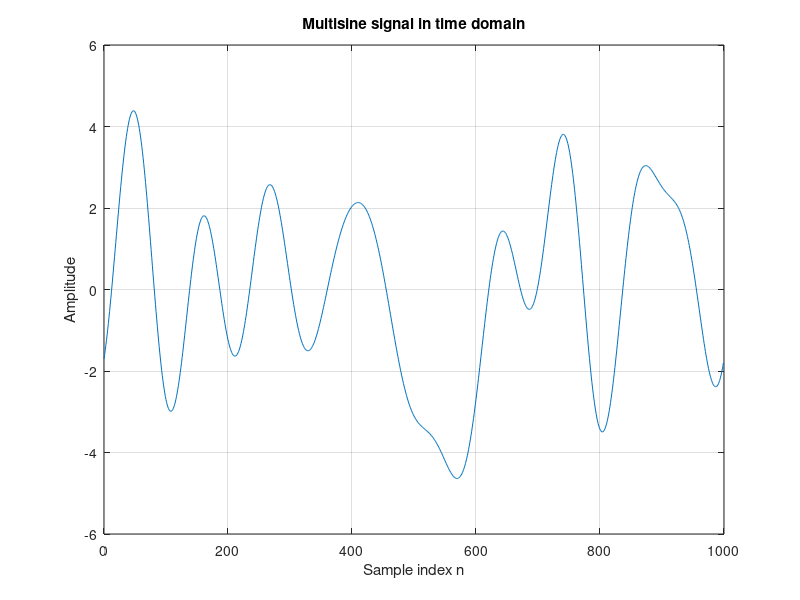
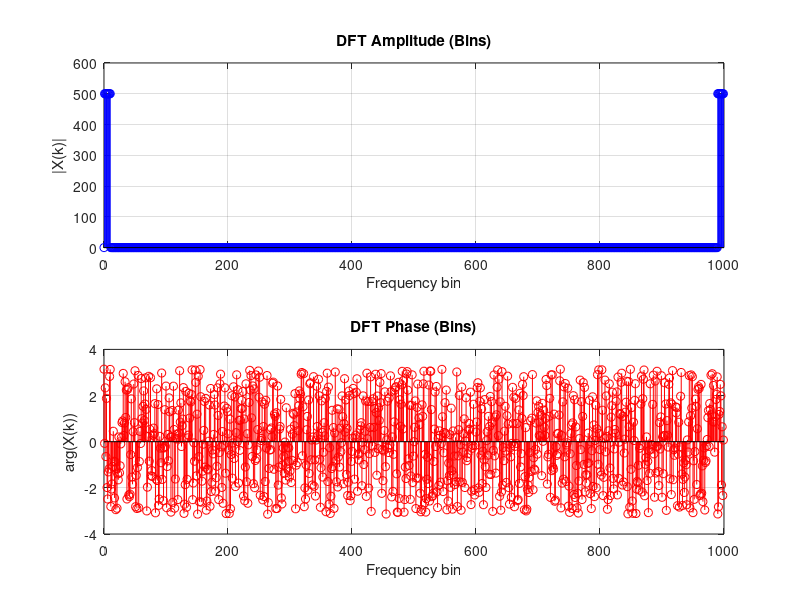
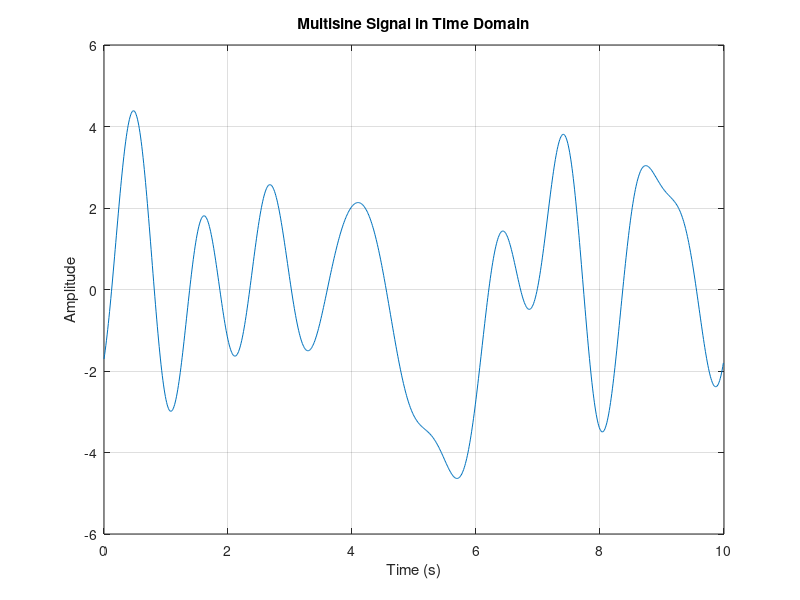
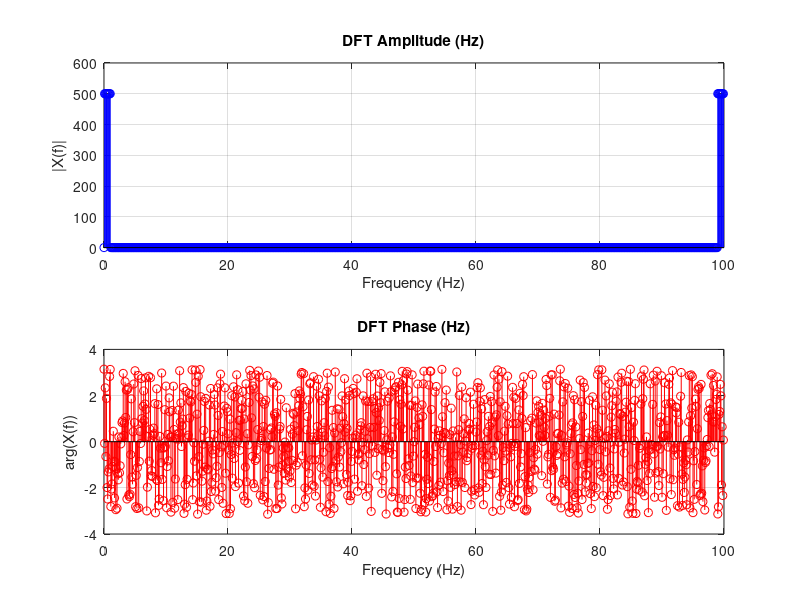

MATLAB code for these plots, in order:
%% PART 3 : TIME DOMAIN CONSTRUCTION OF A MULTISINE
clear all;
close all;
%% 1. Compute multisine
N = 1000;  % Number of samples
K = 10  % Number of excited frequencies
n = 0:N-1;
x = zeros(1, N);  % Time domain signal


for k = 1:K
    A = 1  % Amplitude of each cosine
    phi_k = 2*pi*rand;  % Random phase
    x_k = cos(2*pi*k*n/N + phi_k);
    x = x + x_k;
end


%% Time Domain Plot
figure;
plot(n, x);
title('Multisine signal in time domain');
xlabel('Sample index n');
ylabel('Amplitude');
grid on;

%% Compute DFT
X = fft(x);
X_shifted = fftshift(X);  % Centered FFT

%% Define Frequency Axis (in Bins)
freq_bins = 0:N-1;  % Non-centered bins
freq_bins_shifted = -N/2:N/2-1;  % Centered bins

%% DFT Plot (Frequency in Bins)
figure;
subplot(2,1,1);
stem(freq_bins, abs(X), 'b');
title('DFT Amplitude (Bins)');
xlabel('Frequency bin');
ylabel('|X(k)|');
grid on;

subplot(2,1,2);
stem(freq_bins, angle(X), 'r');
title('DFT Phase (Bins)');
xlabel('Frequency bin');
ylabel('arg(X(k))');
grid on;



%% 2. Define Frequency Axis (in Hz)
fs = 100;
freqs = (0:N-1) * (fs / N);  % Non-centered
freqs_shifted = (-N/2:N/2-1) * (fs / N);  % Centered

%% Time Axis (in seconds)
t = n / fs;

%% Time Domain Plot (in seconds)
figure;
plot(t, x);
title('Multisine Signal in Time Domain');
xlabel('Time (s)');
ylabel('Amplitude');
grid on;

%% DFT Plot (Frequency in Hz)
figure;
subplot(2,1,1);
stem(freqs, abs(X), 'b');
title('DFT Amplitude (Hz)');
xlabel('Frequency (Hz)');
ylabel('|X(f)|');
grid on;

subplot(2,1,2);
stem(freqs, angle(X), 'r');
title('DFT Phase (Hz)');
xlabel('Frequency (Hz)');
ylabel('arg(X(f))');
grid on;


%% 3. Excite specific frequency lines
fs = 200;
excited_freqs = [4 8 12 16 20 24];
n = 0:N-1;  % Time indices
t = n / fs;  % Time in seconds

% Initialize signal
x = zeros(1, N);

% Generate Multisine Signal with Specific Frequencies
for k = 1:length(excited_freqs)
    phi_k = 2 * pi * rand;  % Random phase in [0, 2π]
    x = x + cos(2 * pi * excited_freqs(k) * n / fs + phi_k);
end

%% Time Domain Plot
figure;
plot(t, x);
title('Multisine Signal (Specific Frequencies) in Time Domain');
xlabel('Time (seconds)');
ylabel('Amplitude');
grid on;

%% Compute DFT
X = fft(x);
X_shifted = fftshift(X);  % Centered FFT

%% Define Frequency Axis in Hz
freqs = (0:N-1) * (fs / N);  % Non-centered
freqs_shifted = (-N/2:N/2-1) * (fs / N);  % Centered

%% DFT Plot (Frequency in Hz)
figure;
subplot(2,1,1);
stem(freqs, abs(X), 'b');
title('DFT Amplitude (Hz, Specific Frequencies)');
xlabel('Frequency (Hz)');
ylabel('|X(f)|');
grid on;

subplot(2,1,2);
stem(freqs, angle(X), 'r');
title('DFT Phase (Hz, Specific Frequencies)');
xlabel('Frequency (Hz)');
ylabel('arg(X(f))');
grid on;